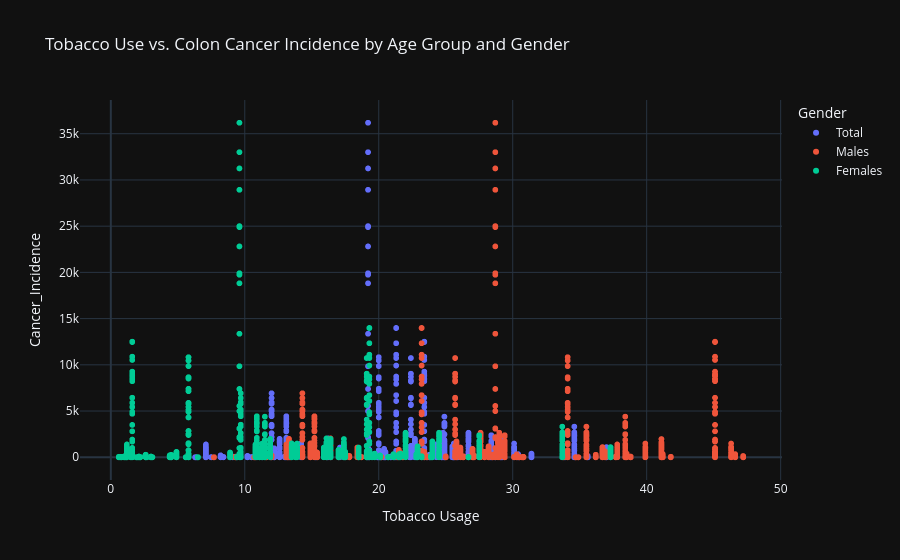

The notebook cell saved with this chart:
### Code cell
# prep tobacco data
df2_filtered = df2_filtered.rename(columns={'Country Name': 'Country'})

# merge datasets
merged_data = pd.merge(
    grouped_data_colon, 
    df2_filtered, 
    on='Country'
)


# Reshape cancer data to long format 
cancer_age_columns = [col for col in df_filtered.columns if col.startswith("N")]
long_data = merged_data.melt(
    id_vars=["Country", "Gender", "Numeric"], 
    value_vars=cancer_age_columns, 
    var_name="Age_Group", 
    value_name="Cancer_Incidence"
)

# make plot
fig = px.scatter(
    long_data,
    x="Numeric",  # Tobacco use
    y="Cancer_Incidence",
    color="Gender",
    hover_data=["Country", "Age_Group"],
    title="Tobacco Use vs. Colon Cancer Incidence by Age Group and Gender",
    labels={'Numeric':'Tobacco Usage'}
)

fig.show()

### Figure 1 — Plotly figure (JSON) as saved in the notebook; plotly's stock layout.template omitted (floating-point values rounded to 4 significant figures; data arrays with more than 128 entries replaced by an {"elided": "..."} marker saying what was removed)
{"data": [{"customdata": {"elided": "4256x2 str values"}, "hovertemplate": "Gender=Total<br>Tobacco Usage=%{x}<br>Cancer_Incidence=%{y}<br>Country=%{customdata[0]}<br>Age_Group=%{customdata[1]}<extra></extra>", "legendgroup": "Total", "marker": {"color": "#636efa", "symbol": "circle"}, "mode": "markers", "name": "Total", "showlegend": true, "x": {"elided": "4256 float values"}, "xaxis": "x", "y": {"elided": "4256 int values"}, "yaxis": "y", "type": "scattergl"}, {"customdata": {"elided": "4256x2 str values"}, "hovertemplate": "Gender=Males<br>Tobacco Usage=%{x}<br>Cancer_Incidence=%{y}<br>Country=%{customdata[0]}<br>Age_Group=%{customdata[1]}<extra></extra>", "legendgroup": "Males", "marker": {"color": "#EF553B", "symbol": "circle"}, "mode": "markers", "name": "Males", "showlegend": true, "x": {"elided": "4256 float values"}, "xaxis": "x", "y": {"elided": "4256 int values"}, "yaxis": "y", "type": "scattergl"}, {"customdata": {"elided": "4256x2 str values"}, "hovertemplate": "Gender=Females<br>Tobacco Usage=%{x}<br>Cancer_Incidence=%{y}<br>Country=%{customdata[0]}<br>Age_Group=%{customdata[1]}<extra></extra>", "legendgroup": "Females", "marker": {"color": "#00cc96", "symbol": "circle"}, "mode": "markers", "name": "Females", "showlegend": true, "x": {"elided": "4256 float values"}, "xaxis": "x", "y": {"elided": "4256 int values"}, "yaxis": "y", "type": "scattergl"}], "layout": {"xaxis": {"anchor": "y", "domain": [0.0, 1.0], "title": {"text": "Tobacco Usage"}}, "yaxis": {"anchor": "x", "domain": [0.0, 1.0], "title": {"text": "Cancer_Incidence"}}, "legend": {"title": {"text": "Gender"}, "tracegroupgap": 0}, "title": {"text": "Tobacco Use vs. Colon Cancer Incidence by Age Group and Gender"}}}
